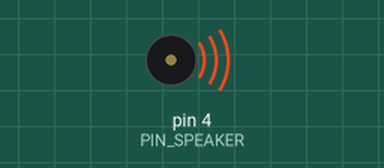
The sketch below on a simulated Arduino Uno, built with avr-gcc and run on an emulated ATmega328P. On the bench: buzzer (waves = sounding).

Above: at 2.0 s.
At 27.2 s:
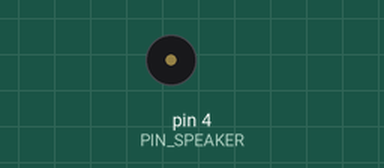
Timing chart, 0 to 40.0 s (numbered marks = the images above):
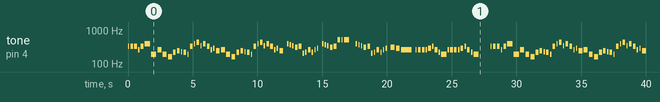

The sketch:

sketch_music.ino
```cpp
const unsigned int nC0=16;
const unsigned int nC_0=17;
const unsigned int nD0=18;
const unsigned int nD_0=19;
const unsigned int nE0=21;
const unsigned int nF0=22;
const unsigned int nF_0=23;
const unsigned int nG0=25;
const unsigned int nG_0=26;
const unsigned int nA0=28;
const unsigned int nA_0=29;
const unsigned int nB0=31;
const unsigned int nC1=33;
const unsigned int nC_1=35;
const unsigned int nD1=37;
const unsigned int nD_1=39;
const unsigned int nE1=41;
const unsigned int nF1=44;
const unsigned int nF_1=46;
const unsigned int nG1=49;
const unsigned int nG_1=52;
const unsigned int nA1=55;
const unsigned int nA_1=58;
const unsigned int nB1=62;
const unsigned int nC2=65;
const unsigned int nC_2=69;
const unsigned int nD2=73;
const unsigned int nD_2=78;
const unsigned int nE2=82;
const unsigned int nF2=87;
const unsigned int nF_2=93;
const unsigned int nG2=98;
const unsigned int nG_2=104;
const unsigned int nA2=110;
const unsigned int nA_2=117;
const unsigned int nB2=123;
const unsigned int nC3=131;
const unsigned int nC_3=139;
const unsigned int nD3=147;
const unsigned int nD_3=156;
const unsigned int nE3=165;
const unsigned int nF3=175;
const unsigned int nF_3=185;
const unsigned int nG3=196;
const unsigned int nG_3=208;
const unsigned int nA3=220;
const unsigned int nA_3=233;
const unsigned int nB3=247;
const unsigned int nC4=262;
const unsigned int nC_4=277;
const unsigned int nD4=294;
const unsigned int nD_4=311;
const unsigned int nE4=330;
const unsigned int nF4=349;
const unsigned int nF_4=370;
const unsigned int nG4=392;
const unsigned int nG_4=415;
const unsigned int nA4=440;
const unsigned int nA_4=466;
const unsigned int nB4=494;
const unsigned int nC5=523;
const unsigned int nC_5=554;
const unsigned int nD5=587;
const unsigned int nD_5=622;
const unsigned int nE5=659;
const unsigned int nF5=698;
const unsigned int nF_5=740;
const unsigned int nG5=784;
const unsigned int nG_5=831;
const unsigned int nA5=880;
const unsigned int nA_5=932;
const unsigned int nB5=988;
const unsigned int nC6=1047;
const unsigned int nC_6=1109;
const unsigned int nD6=1175;
const unsigned int nD_6=1245;
const unsigned int nE6=1319;
const unsigned int nF6=1397;
const unsigned int nF_6=1480;
const unsigned int nG6=1568;
const unsigned int nG_6=1661;
const unsigned int nA6=1760;
const unsigned int nA_6=1865;
const unsigned int nB6=1976;
const unsigned int nC7=2093;
const unsigned int nC_7=2217;
const unsigned int nD7=2349;
const unsigned int nD_7=2489;
const unsigned int nE7=2637;
const unsigned int nF7=2794;
const unsigned int nF_7=2960;
const unsigned int nG7=3136;
const unsigned int nG_7=3322;
const unsigned int nA7=3520;
const unsigned int nA_7=3729;
const unsigned int nB7=3951;

#define PIN_SPEAKER 4
void setup(){
  pinMode(PIN_SPEAKER,OUTPUT);
}

const unsigned int BASE_TIME=100;
unsigned int DoDoDoNotes[7] = {nE4,nE4,nE4,nC4,nE4,nG4,nG3};
unsigned long DoDoDoTimes[7] = {0,1,1,0,1,3,3};

unsigned int Vers1ANotes[9] = {nC4,nG3,nE3,nA3,nB3,nA_3,nA3,nG3,nE4};
unsigned int Vers1BNotes[8] = {nG4,nA4,nF4,nG4,nE4,nC4,nD4,nB3};
unsigned long Vers1ATimes[9] = {2,2,2,1,1,0,1,0,1};
unsigned long Vers1BTimes[8] = {0,1,0,1,1,0,0,2};

unsigned int Vers2ANotes[11] = {nG4,nF_4,nF4,nD_4,nE4,nG_3,nA3,nC4,nA3,nC4,nD4};
unsigned long Vers2ATimes[11] = {0,0,0,1,1,0,0,1,0,0,0};
unsigned int Vers2BNotes[8] = {nG4,nF_4,nF4,nD_4,nE4,nC5,nC5,nC5};
unsigned long Vers2BTimes[8] = {0,0,0,1,1,1,0,3};
unsigned int Vers2CNotes[3] = {nD_4,nD4,nC4};
unsigned long Vers2CTimes[3] = {2,2,7};

unsigned int Vers3ANotes[6] = {nC4,nC4,nC4,nC4,nD4,nE4};
unsigned long Vers3ATimes[6] = {0,1,1,0,1,0};
unsigned int Vers3BNotes[3] = {nC4,nA3,nG3};
unsigned long Vers3BTimes[3] = {1,0,3};

unsigned int Verse4Notes[33] = {nE4,nC4,nG3,nG_3,nA3,nF4,nF4,nA3,nB3,nA4,nA4,nA4,nG4,nF4,nE4,nC4,nA3,nG3,nE4,nC4,nG3,nG_3,nA3,nF4,nF4,nA3,nB3,nF4,nF4,nF4,nE4,nD4,nC4};
unsigned long Verse4Times[33] = {0,1,2,1,0,1,0,3,0,0,0,1,1,0,0,1,0,3,0,1,2,1,0,1,0,3,0,1,0,0,0,1,3};

void loop(){
  	PLAY_REG(DoDoDoNotes,DoDoDoTimes,7);

	PLAY_REG(Vers1ANotes,Vers1ATimes,9);
	PLAY_REG(Vers1BNotes,Vers1BTimes,8);
	PLAY_REG(Vers1ANotes,Vers1ATimes,9);
	PLAY_REG(Vers1BNotes,Vers1BTimes,8);
	delay(BASE_TIME*2);
	PLAY_REG(Vers2ANotes,Vers2ATimes,11);
	delay(BASE_TIME*2);
	PLAY_REG(Vers2BNotes,Vers2BTimes,8);
	delay(BASE_TIME*4);
	PLAY_REG(Vers2ANotes,Vers2ATimes,11);
	delay(BASE_TIME*2);
	PLAY_REG(Vers2CNotes,Vers2CTimes,3);
	delay(BASE_TIME*2);

	PLAY_REG(Vers3ANotes,Vers3ATimes,6);
	PLAY_REG(Vers3BNotes,Vers3BTimes,3);
	PLAY_REG(Vers3ANotes,Vers3ATimes,6);
	PLAY_REG(Vers3BNotes,Vers3BTimes,3);
	delay(BASE_TIME*8);

	PLAY_REG(DoDoDoNotes,DoDoDoTimes,7);
	PLAY_REG(Vers1ANotes,Vers1ATimes,9);
	PLAY_REG(Vers1BNotes,Vers1BTimes,8);
	PLAY_REG(Vers1ANotes,Vers1ATimes,9);
	PLAY_REG(Vers1BNotes,Vers1BTimes,8);

	PLAY_REG(Verse4Notes,Verse4Times,33);
	delay(BASE_TIME*4);
	PLAY_REG(Verse4Notes,Verse4Times,33);
	delay(BASE_TIME*4);
	PLAY_REG(Vers3ANotes,Vers3ATimes,6);
	PLAY_REG(Vers3BNotes,Vers3BTimes,3);
	PLAY_REG(Vers3ANotes,Vers3ATimes,6);
	PLAY_REG(Vers3BNotes,Vers3BTimes,3);
	delay(BASE_TIME*16);
}
void PLAY_STUCATTO(unsigned int notes[], unsigned long times[], int count){
  int i=0;
  for(i=0; i<count; i+=1){
    tone(PIN_SPEAKER,notes[i]);
    delay(BASE_TIME);
    noTone(PIN_SPEAKER);
    delay(BASE_TIME*(times[i]+1));
  }
}
void PLAY_REG(unsigned int notes[], unsigned long times[], int count){
  int i=0;
  for(i=0; i<count; i+=1){
    tone(PIN_SPEAKER,notes[i]);
    delay(BASE_TIME*(times[i]+1));
    noTone(PIN_SPEAKER);
    delay(BASE_TIME);
  }
}
```

Measured:
- by itself, tone on pin 4 (PIN_SPEAKER): plays 330 Hz for 0.10 s, 330 Hz for 0.20 s, 330 Hz for 0.20 s, 262 Hz for 0.10 s, 330 Hz for 0.20 s, 392 Hz for 0.40 s … (133 notes in this stretch)
